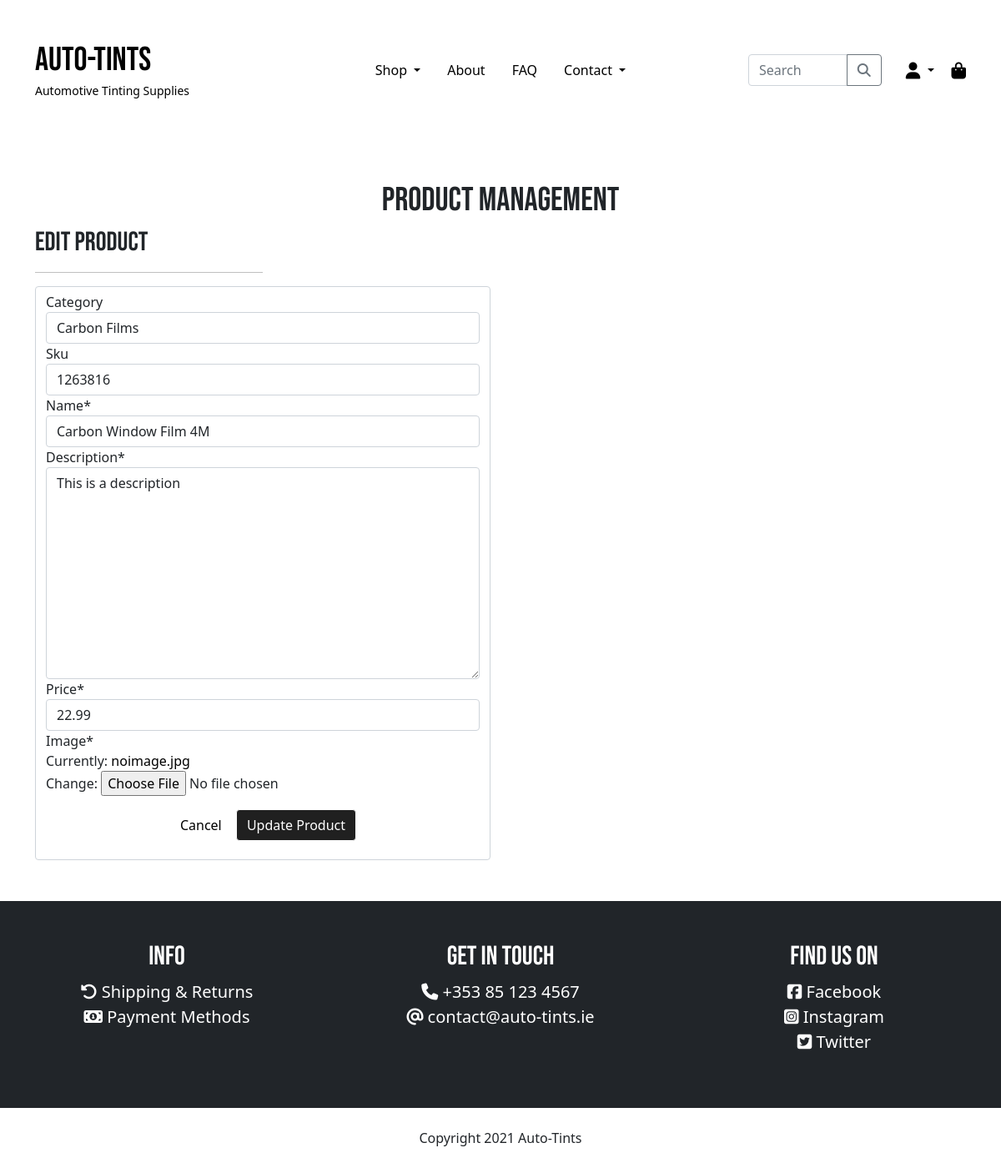
Page /products/edit_product/3 on the earlier database version.
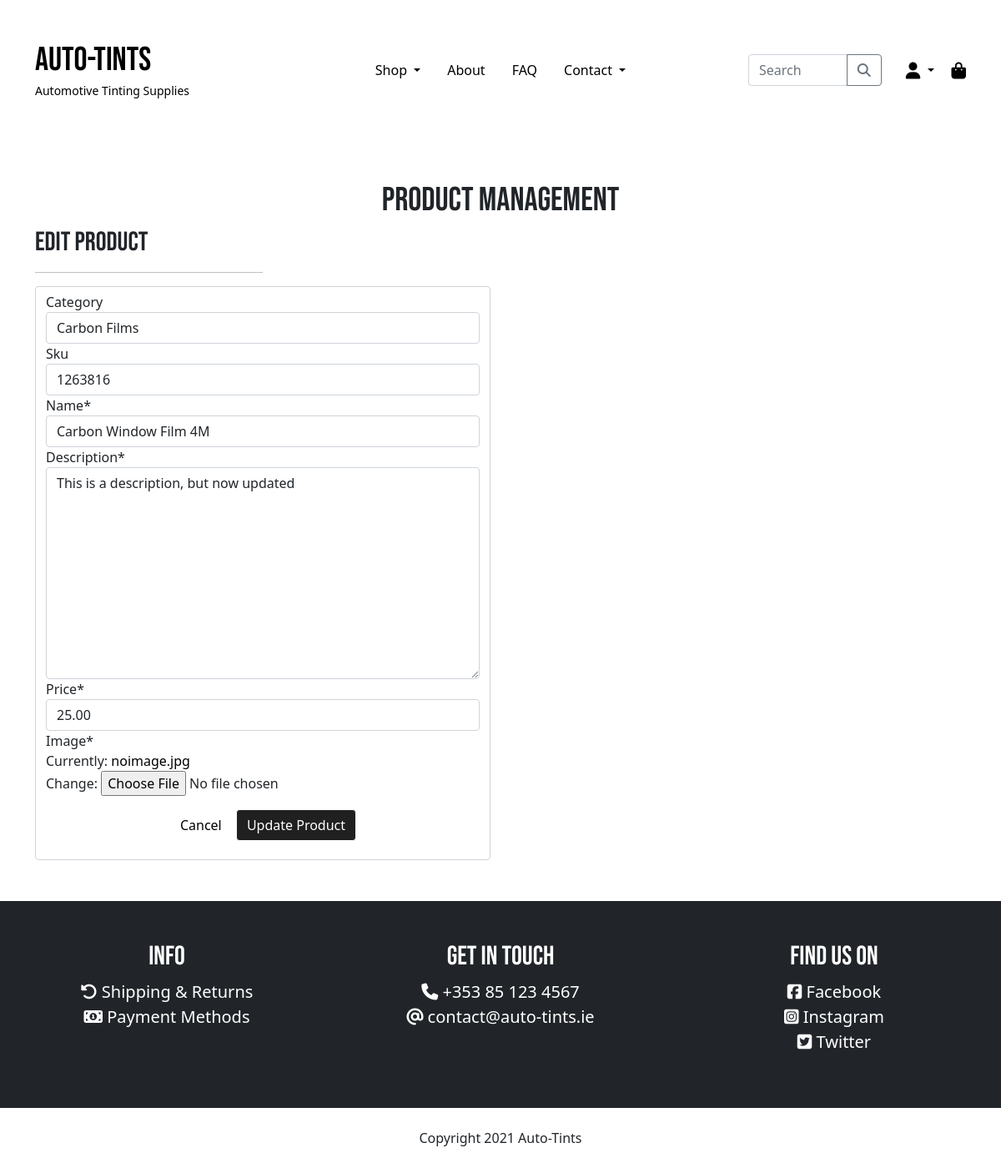
Same page on the later database version.
### products/models.py (models this page shows, shortened)
class Product(models.Model):
    category = models.ForeignKey('Category', null=True, blank=True, on_delete=models.SET_NULL)
    sku = models.CharField(max_length=254, null=True, blank=True)
    name = models.CharField(max_length=254)
    description = models.TextField()
    price = models.DecimalField(max_digits=6, decimal_places=2)
    image = models.ImageField(default="noimage.jpg")

### products/views.py (the view)
# urls.py: path('edit_product/<int:product_id>', views.edit_product, name='edit_product'),
def edit_product(request, product_id):
    product = get_object_or_404(Product, pk=product_id)
    if request.method == 'POST':
        form = ProductForm(request.POST, request.FILES, instance=product)
        if form.is_valid():
            form.save()
            messages.success(request, 'Product updated successfully.')
            return redirect(reverse('detail_page', args=[product.id]))
        else:
            messages.error(request, 'Please ensure the form is valid.')
    else:
        form = ProductForm(instance=product)
    context = {
        'form': form,
        'product': product
    }
    return render(request, 'products/edit_product.html', context)

### products/forms.py
class ProductForm(forms.ModelForm):
    class Meta:
        model = Product
        fields = '__all__'
    def __init__(self, *args, **kwargs):
        super().__init__(*args, **kwargs)
        categories = Category.objects.all()
        friendly_names = [(c.id, c.get_friendly_name()) for c in categories]
        self.fields['category'].choices = friendly_names

### auto_tints/context_processors.py (called while the page is built, shortened)
def get_categories(request):
    categories = Category.objects.all()
    context = {
        'categories': categories,
    }
    return context

def cart_contents(request):
    cart = request.session.get('cart', {})
    cart_items = []
    cart_items_count = 0
    total = 0
    if cart:
        for quantity in list(cart.values()):
            cart_items_count += int(quantity)
    grand_total = total + settings.DELIVERY_CHARGE
    context = {
        'cart_items': cart_items,
        'cart_items_count': cart_items_count,
        'total': total,
        'grand_total' : grand_total,
        'delivery_charge': settings.DELIVERY_CHARGE,
    }
    return context

### products/models.py (called while the page is built)
    def get_friendly_name(self):
        return self.friendly_name

### products/templates/products/edit_product.html (shortened to what this page needs)
{% extends "base.html" %}
{% load static %}
{% block content %}
<div class="container">
    <h1 class="text-center mt-5">Product Management</h1>
    <div class="row">
        <div class="col-12 col-md-6">
            <h2>Edit Product</h2>
            <hr>
            <form action="{% url 'edit_product' product.id %}" method="POST" enctype="multipart/form-data" class="form-control mb-5">
                {{ form|crispy }}
                <div class="text-center my-3">
                    <a href="{% url 'detail_page' product.id %}" class="btn btn-link">Cancel</a>
                    <button type="submit" class="btn btn-black">Update Product</button>
                </div>
            </form>
        </div>
    </div>
</div>
{% endblock %}

Differences in the rows shown:
changed Product "Carbon Films": description "This is a description" → "This is a description, but now updated"; price "22.99" → "25.00"
